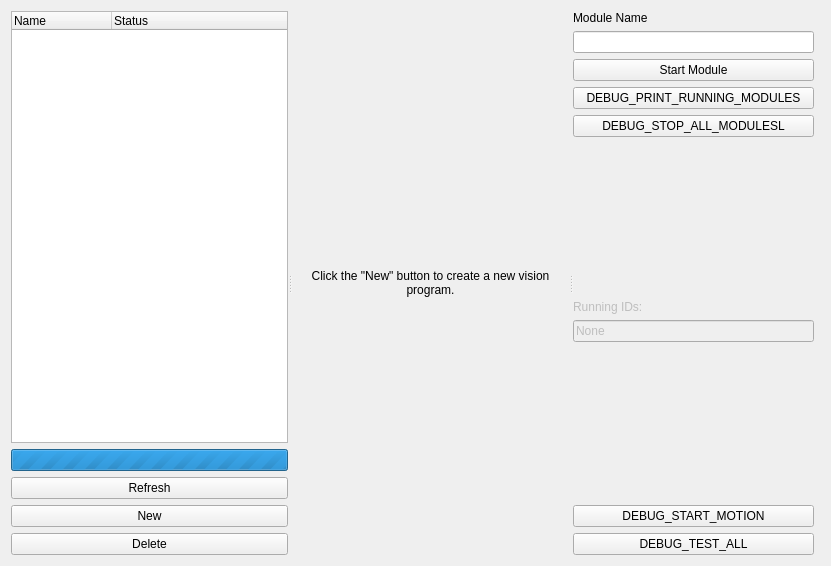
<?xml version="1.0" encoding="UTF-8"?>
<ui version="4.0">
 <class>REDTabVision</class>
 <widget class="QWidget" name="REDTabVision">
  <property name="geometry">
   <rect>
    <x>0</x>
    <y>0</y>
    <width>831</width>
    <height>566</height>
   </rect>
  </property>
  <property name="windowTitle">
   <string>REDTabOverview</string>
  </property>
  <property name="layoutDirection">
   <enum>Qt::LeftToRight</enum>
  </property>
  <layout class="QVBoxLayout" name="verticalLayout">
   <item>
    <widget class="QSplitter" name="splitter">
     <property name="orientation">
      <enum>Qt::Horizontal</enum>
     </property>
     <widget class="QWidget" name="layoutWidget">
      <layout class="QGridLayout" name="gridLayout">
       <item row="3" column="0">
        <widget class="QPushButton" name="button_new">
         <property name="text">
          <string>New</string>
         </property>
        </widget>
       </item>
       <item row="4" column="0">
        <widget class="QPushButton" name="button_delete">
         <property name="text">
          <string>Delete</string>
         </property>
        </widget>
       </item>
       <item row="2" column="0">
        <widget class="QPushButton" name="button_refresh">
         <property name="text">
          <string>Refresh</string>
         </property>
        </widget>
       </item>
       <item row="1" column="0">
        <widget class="QProgressBar" name="progress_refresh">
         <property name="layoutDirection">
          <enum>Qt::LeftToRight</enum>
         </property>
         <property name="maximum">
          <number>0</number>
         </property>
         <property name="value">
          <number>-1</number>
         </property>
         <property name="textVisible">
          <bool>false</bool>
         </property>
        </widget>
       </item>
       <item row="0" column="0">
        <widget class="QTreeWidget" name="tree_vision_programs">
         <property name="layoutDirection">
          <enum>Qt::LeftToRight</enum>
         </property>
         <property name="editTriggers">
          <set>QAbstractItemView::NoEditTriggers</set>
         </property>
         <property name="rootIsDecorated">
          <bool>false</bool>
         </property>
         <property name="uniformRowHeights">
          <bool>true</bool>
         </property>
         <column>
          <property name="text">
           <string>Name</string>
          </property>
         </column>
         <column>
          <property name="text">
           <string>Status</string>
          </property>
         </column>
        </widget>
       </item>
      </layout>
     </widget>
     <widget class="QStackedWidget" name="stacked_container">
      <widget class="QWidget" name="widget_help">
       <layout class="QVBoxLayout" name="verticalLayout_2">
        <item>
         <widget class="QLabel" name="label">
          <property name="text">
           <string>Click the &quot;New&quot; button to create a new vision program.</string>
          </property>
          <property name="alignment">
           <set>Qt::AlignCenter</set>
          </property>
          <property name="wordWrap">
           <bool>true</bool>
          </property>
         </widget>
        </item>
       </layout>
      </widget>
     </widget>
     <widget class="QWidget" name="gridLayoutWidget">
      <layout class="QGridLayout" name="debug_gridlayout">
       <item row="8" column="1">
        <spacer name="verticalSpacer">
         <property name="orientation">
          <enum>Qt::Vertical</enum>
         </property>
         <property name="sizeHint" stdset="0">
          <size>
           <width>20</width>
           <height>40</height>
          </size>
         </property>
        </spacer>
       </item>
       <item row="1" column="1">
        <widget class="QLineEdit" name="line_module_name">
         <property name="text">
          <string/>
         </property>
        </widget>
       </item>
       <item row="9" column="1">
        <widget class="QPushButton" name="button_debug_start_motion">
         <property name="text">
          <string>DEBUG_START_MOTION</string>
         </property>
        </widget>
       </item>
       <item row="7" column="1">
        <widget class="QLineEdit" name="line_running_id">
         <property name="enabled">
          <bool>false</bool>
         </property>
         <property name="text">
          <string>None</string>
         </property>
         <property name="readOnly">
          <bool>true</bool>
         </property>
        </widget>
       </item>
       <item row="6" column="1" colspan="2">
        <widget class="QLabel" name="label_running_id">
         <property name="enabled">
          <bool>false</bool>
         </property>
         <property name="text">
          <string>Running IDs:</string>
         </property>
        </widget>
       </item>
       <item row="0" column="1">
        <widget class="QLabel" name="label_module_name">
         <property name="text">
          <string>Module Name</string>
         </property>
        </widget>
       </item>
       <item row="10" column="1">
        <widget class="QPushButton" name="button_debug_test_all">
         <property name="text">
          <string>DEBUG_TEST_ALL</string>
         </property>
        </widget>
       </item>
       <item row="2" column="1">
        <widget class="QPushButton" name="button_start_module">
         <property name="text">
          <string>Start Module</string>
         </property>
        </widget>
       </item>
       <item row="4" column="1">
        <widget class="QPushButton" name="button_debug_stop_all">
         <property name="text">
          <string>DEBUG_STOP_ALL_MODULESL</string>
         </property>
        </widget>
       </item>
       <item row="5" column="1">
        <spacer name="verticalSpacer_3">
         <property name="orientation">
          <enum>Qt::Vertical</enum>
         </property>
         <property name="sizeHint" stdset="0">
          <size>
           <width>20</width>
           <height>40</height>
          </size>
         </property>
        </spacer>
       </item>
       <item row="3" column="1">
        <widget class="QPushButton" name="button_debug_print_running_modules">
         <property name="text">
          <string>DEBUG_PRINT_RUNNING_MODULES</string>
         </property>
        </widget>
       </item>
      </layout>
     </widget>
    </widget>
   </item>
  </layout>
 </widget>
 <resources/>
 <connections/>
</ui>
